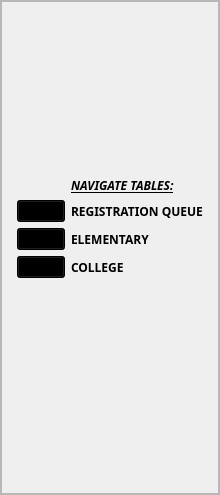
            <widget class="QFrame" name="left_menu_cont_frame">
             <property name="minimumSize">
              <size>
               <width>220</width>
               <height>0</height>
              </size>
             </property>
             <property name="maximumSize">
              <size>
               <width>20</width>
               <height>16777215</height>
              </size>
             </property>
             <property name="styleSheet">
              <string notr="true"/>
             </property>
             <property name="frameShape">
              <enum>QFrame::StyledPanel</enum>
             </property>
             <property name="frameShadow">
              <enum>QFrame::Raised</enum>
             </property>
             <layout class="QHBoxLayout" name="horizontalLayout_6">
              <property name="spacing">
               <number>0</number>
              </property>
              <property name="leftMargin">
               <number>0</number>
              </property>
              <property name="topMargin">
               <number>0</number>
              </property>
              <property name="rightMargin">
               <number>0</number>
              </property>
              <property name="bottomMargin">
               <number>0</number>
              </property>
              <item>
               <widget class="QFrame" name="menu_frame">
                <property name="minimumSize">
                 <size>
                  <width>160</width>
                  <height>0</height>
                 </size>
                </property>
                <property name="frameShape">
                 <enum>QFrame::StyledPanel</enum>
                </property>
                <property name="frameShadow">
                 <enum>QFrame::Raised</enum>
                </property>
                <layout class="QGridLayout" name="gridLayout">
                 <property name="leftMargin">
                  <number>15</number>
                 </property>
                 <property name="topMargin">
                  <number>15</number>
                 </property>
                 <property name="rightMargin">
                  <number>15</number>
                 </property>
                 <property name="bottomMargin">
                  <number>15</number>
                 </property>
                 <item row="15" column="1">
                  <spacer name="verticalSpacer_10">
                   <property name="orientation">
                    <enum>Qt::Vertical</enum>
                   </property>
                   <property name="sizeHint" stdset="0">
                    <size>
                     <width>20</width>
                     <height>40</height>
                    </size>
                   </property>
                  </spacer>
                 </item>
                 <item row="3" column="1">
                  <spacer name="verticalSpacer">
                   <property name="orientation">
                    <enum>Qt::Vertical</enum>
                   </property>
                   <property name="sizeHint" stdset="0">
                    <size>
                     <width>20</width>
                     <height>40</height>
                    </size>
                   </property>
                  </spacer>
                 </item>
                 <item row="5" column="1">
                  <spacer name="verticalSpacer_2">
                   <property name="orientation">
                    <enum>Qt::Vertical</enum>
                   </property>
                   <property name="sizeHint" stdset="0">
                    <size>
                     <width>20</width>
                     <height>40</height>
                    </size>
                   </property>
                  </spacer>
                 </item>
                 <item row="10" column="1">
                  <spacer name="verticalSpacer_6">
                   <property name="orientation">
                    <enum>Qt::Vertical</enum>
                   </property>
                   <property name="sizeHint" stdset="0">
                    <size>
                     <width>20</width>
                     <height>40</height>
                    </size>
                   </property>
                  </spacer>
                 </item>
                 <item row="0" column="1">
                  <spacer name="verticalSpacer_5">
                   <property name="orientation">
                    <enum>Qt::Vertical</enum>
                   </property>
                   <property name="sizeHint" stdset="0">
                    <size>
                     <width>20</width>
                     <height>40</height>
                    </size>
                   </property>
                  </spacer>
                 </item>
                 <item row="11" column="1">
                  <spacer name="verticalSpacer_7">
                   <property name="orientation">
                    <enum>Qt::Vertical</enum>
                   </property>
                   <property name="sizeHint" stdset="0">
                    <size>
                     <width>20</width>
                     <height>40</height>
                    </size>
                   </property>
                  </spacer>
                 </item>
                 <item row="1" column="1">
                  <spacer name="verticalSpacer_4">
                   <property name="orientation">
                    <enum>Qt::Vertical</enum>
                   </property>
                   <property name="sizeHint" stdset="0">
                    <size>
                     <width>20</width>
                     <height>40</height>
                    </size>
                   </property>
                  </spacer>
                 </item>
                 <item row="9" column="1">
                  <widget class="QLabel" name="lbl_college_db">
                   <property name="font">
                    <font>
                     <family>Segoe UI Black</family>
                     <weight>75</weight>
                     <bold>true</bold>
                    </font>
                   </property>
                   <property name="text">
                    <string>COLLEGE</string>
                   </property>
                   <property name="margin">
                    <number>5</number>
                   </property>
                  </widget>
                 </item>
                 <item row="12" column="1">
                  <spacer name="verticalSpacer_8">
                   <property name="orientation">
                    <enum>Qt::Vertical</enum>
                   </property>
                   <property name="sizeHint" stdset="0">
                    <size>
                     <width>20</width>
                     <height>40</height>
                    </size>
                   </property>
                  </spacer>
                 </item>
                 <item row="9" column="0">
                  <widget class="QPushButton" name="college_page_button">
                   <property name="styleSheet">
                    <string notr="true">background-color: rgb(0, 0, 0)</string>
                   </property>
                   <property name="text">
                    <string/>
                   </property>
                  </widget>
                 </item>
                 <item row="13" column="1">
                  <spacer name="verticalSpacer_9">
                   <property name="orientation">
                    <enum>Qt::Vertical</enum>
                   </property>
                   <property name="sizeHint" stdset="0">
                    <size>
                     <width>20</width>
                     <height>40</height>
                    </size>
                   </property>
                  </spacer>
                 </item>
                 <item row="6" column="1">
                  <widget class="QLabel" name="label_6">
                   <property name="font">
                    <font>
                     <family>Segoe UI Black</family>
                     <pointsize>9</pointsize>
                     <weight>75</weight>
                     <italic>true</italic>
                     <bold>true</bold>
                     <underline>true</underline>
                    </font>
                   </property>
                   <property name="text">
                    <string>NAVIGATE TABLES:</string>
                   </property>
                   <property name="margin">
                    <number>5</number>
                   </property>
                  </widget>
                 </item>
                 <item row="8" column="0">
                  <widget class="QPushButton" name="elementary_page_button">
                   <property name="styleSheet">
                    <string notr="true">background-color: rgb(0, 0, 0)</string>
                   </property>
                   <property name="text">
                    <string/>
                   </property>
                  </widget>
                 </item>
                 <item row="8" column="1">
                  <widget class="QLabel" name="lbl_elem_db">
                   <property name="font">
                    <font>
                     <family>Segoe UI Black</family>
                     <weight>75</weight>
                     <bold>true</bold>
                    </font>
                   </property>
                   <property name="text">
                    <string>ELEMENTARY</string>
                   </property>
                   <property name="margin">
                    <number>5</number>
                   </property>
                  </widget>
                 </item>
                 <item row="7" column="1">
                  <widget class="QLabel" name="lbl_reg_queue_db">
                   <property name="font">
                    <font>
                     <family>Segoe UI Black</family>
                     <weight>75</weight>
                     <bold>true</bold>
                    </font>
                   </property>
                   <property name="text">
                    <string>REGISTRATION QUEUE</string>
                   </property>
                   <property name="margin">
                    <number>5</number>
                   </property>
                  </widget>
                 </item>
                 <item row="7" column="0">
                  <widget class="QPushButton" name="queue_data">
                   <property name="styleSheet">
                    <string notr="true">background-color: rgb(0, 0, 0)</string>
                   </property>
                   <property name="text">
                    <string/>
                   </property>
                  </widget>
                 </item>
                </layout>
               </widget>
              </item>
             </layout>
            </widget>
